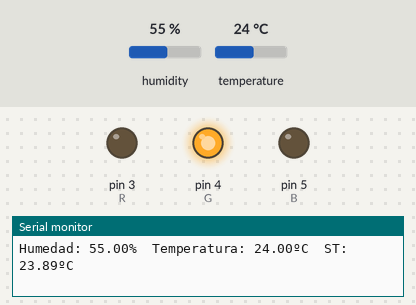
Simulated run of this sketch. Board: Arduino Uno, built with avr-gcc and run on an emulated ATmega328P. Parts: output pins drawn as LEDs (lit = HIGH), the last lines printed to the serial monitor. The inputs (shaded band) are chosen by the test bench; at power-on: temperature 24 °C, humidity 55 %.

Above: at 10.8 s.
10.9 s: temperature set to 27 °C
At 16.0 s:
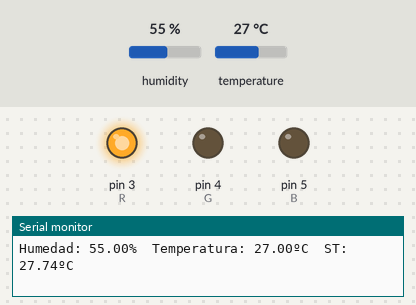
18.4 s: temperature set to 9 °C
At 20.8 s:
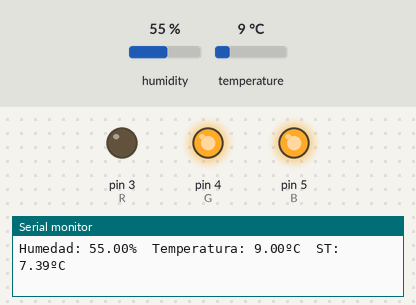
25.9 s: temperature set to 13 °C
At 31.4 s:
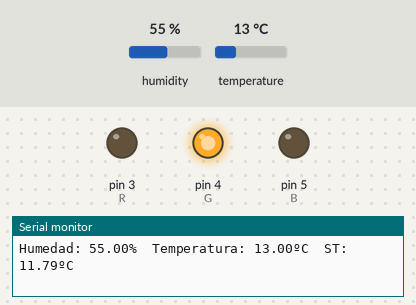
33.4 s: temperature set to 28 °C
At 36.1 s:
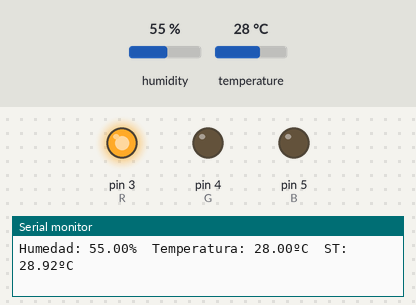
Timing chart, 0 to 37.6 s (numbered marks = the images above; inputs shaded):
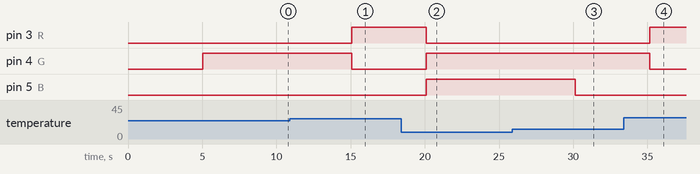

The sketch:

Sensor_Temp_Hum.ino
```cpp
#include <Adafruit_Sensor.h>
#include <DHT.h>
#include <DHT_U.h>
#define DHTPIN 2
#define DHTTYPE DHT11
DHT dht(DHTPIN, DHTTYPE);
int R = 3;
int G = 4;
int B = 5;
void setup() {
Serial.begin(9600);
dht.begin();
pinMode(R, OUTPUT);
pinMode(G, OUTPUT);
pinMode(B, OUTPUT);

}

void loop() {
delay(5000);
float h = dht.readHumidity();
float t = dht.readTemperature();
if (isnan(h) || isnan(t))
{
  Serial.println("ERROR");
  return;
}
float ic = dht.computeHeatIndex(t, h, false);
if (ic >=25)
{
  digitalWrite(R,HIGH);
  digitalWrite(G,LOW);
  digitalWrite(B,LOW);
}
else if (ic <10)
{
  digitalWrite(G,HIGH);
  digitalWrite(R,LOW);
  digitalWrite(B,HIGH);
}
else
{
  digitalWrite(G,HIGH);
  digitalWrite(R,LOW);
  digitalWrite(B,LOW);
}
Serial.print("Humedad: ");
Serial.print(h);
Serial.print("%\t");
Serial.print("Temperatura: ");
Serial.print(t);
Serial.print("ºC\t");
Serial.print("ST: ");
Serial.print(ic);
Serial.println("ºC");
}
```

Measured:
- the behaviour switches between 25 and 26 °C on temperature (found by bisection; images 0 and 1)
- the behaviour switches between 11 and 12 °C on temperature (found by bisection; images 2 and 3)
- after the input at 10.9 s, pin 3 (R): LOW → HIGH after 4.2 s; pin 4 (G): HIGH → LOW after 4.2 s
- after the input at 18.4 s, pin 3 (R): HIGH → LOW after 1.7 s; pin 4 (G), pin 5 (B): LOW → HIGH after 1.7 s
- after the input at 25.9 s, pin 5 (B): HIGH → LOW after 4.2 s
- after the input at 33.4 s, pin 3 (R): LOW → HIGH after 1.8 s; pin 4 (G): HIGH → LOW after 1.8 s
